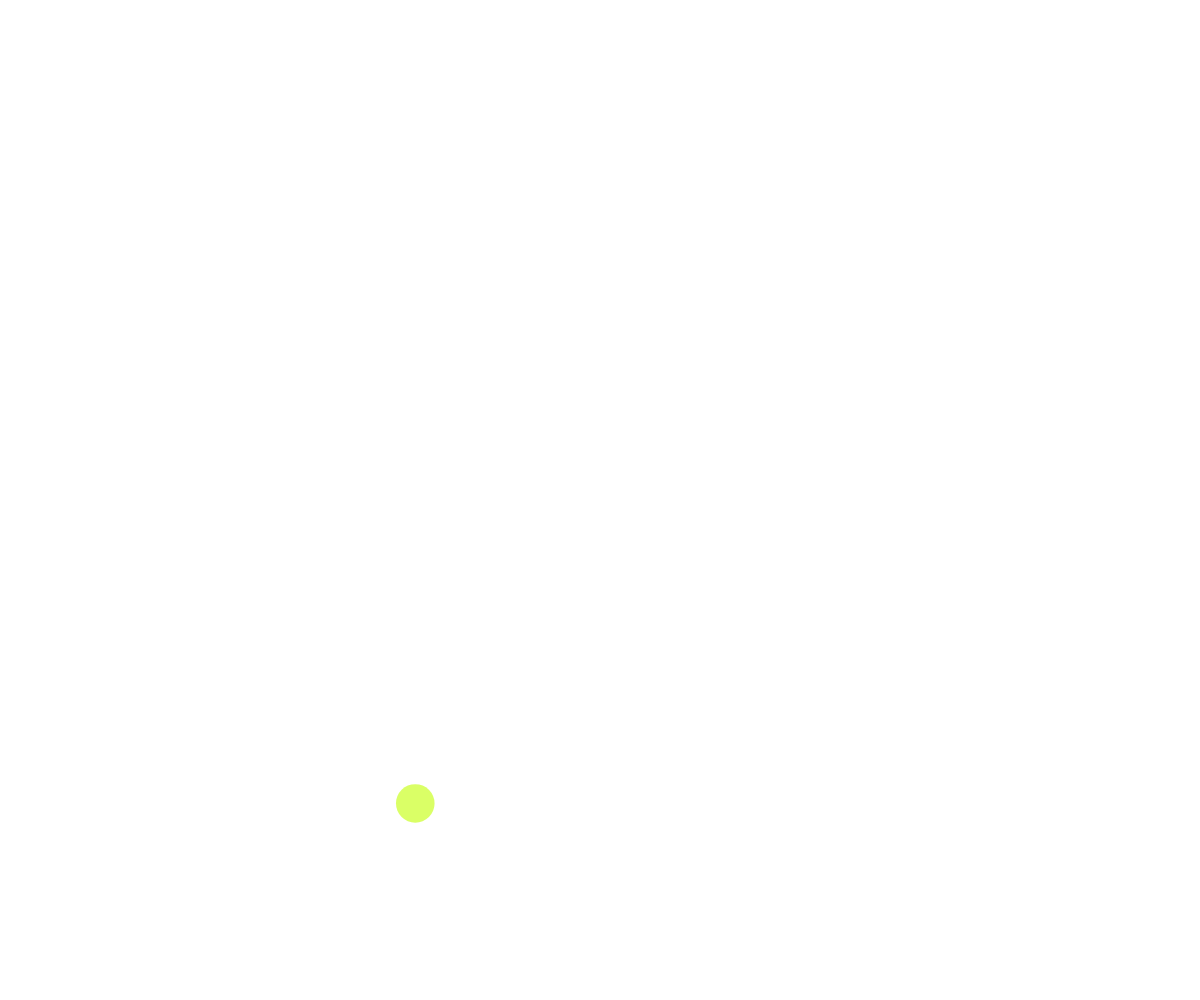
Frame 1 (no input)
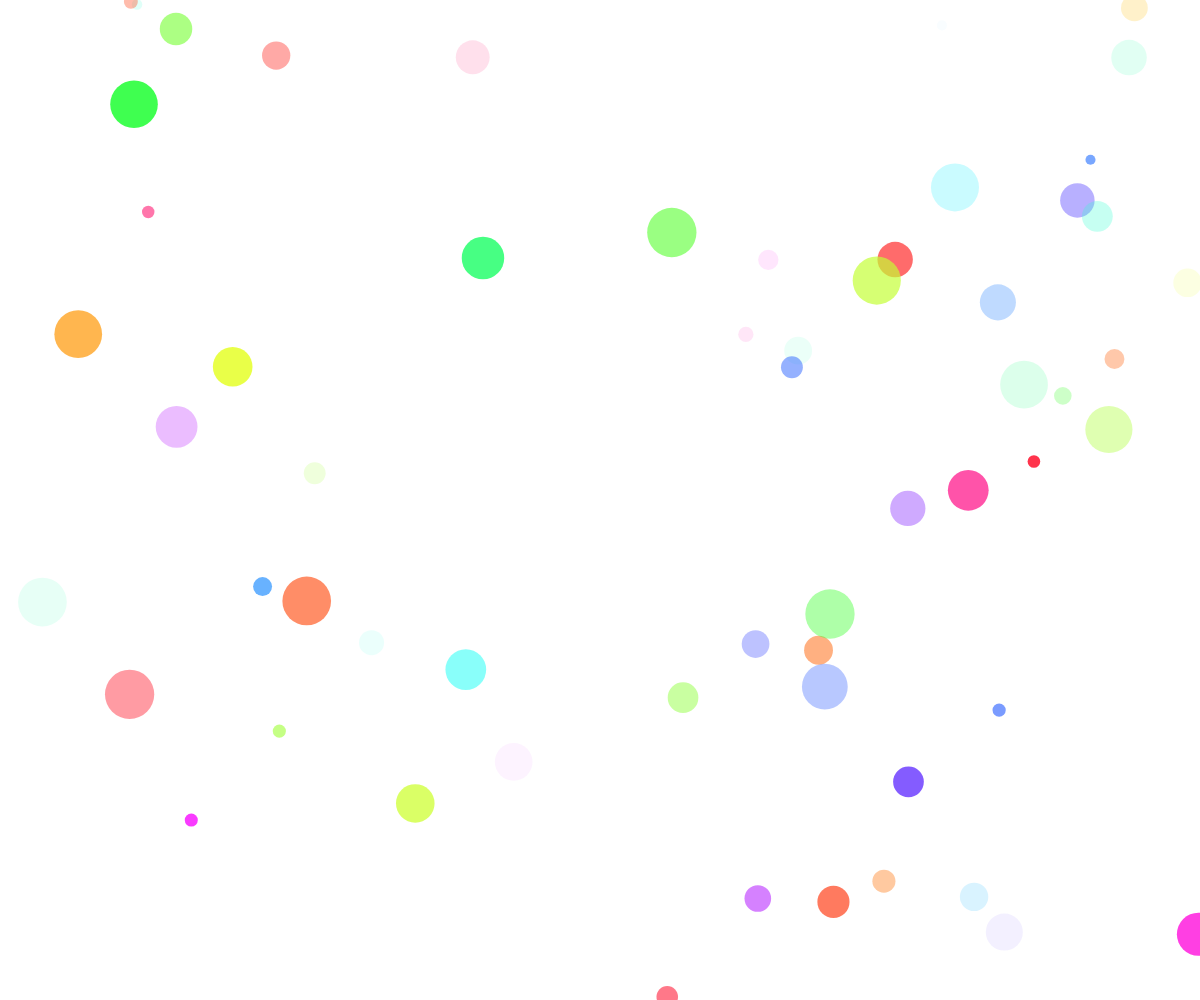
Frame 60 (no input)
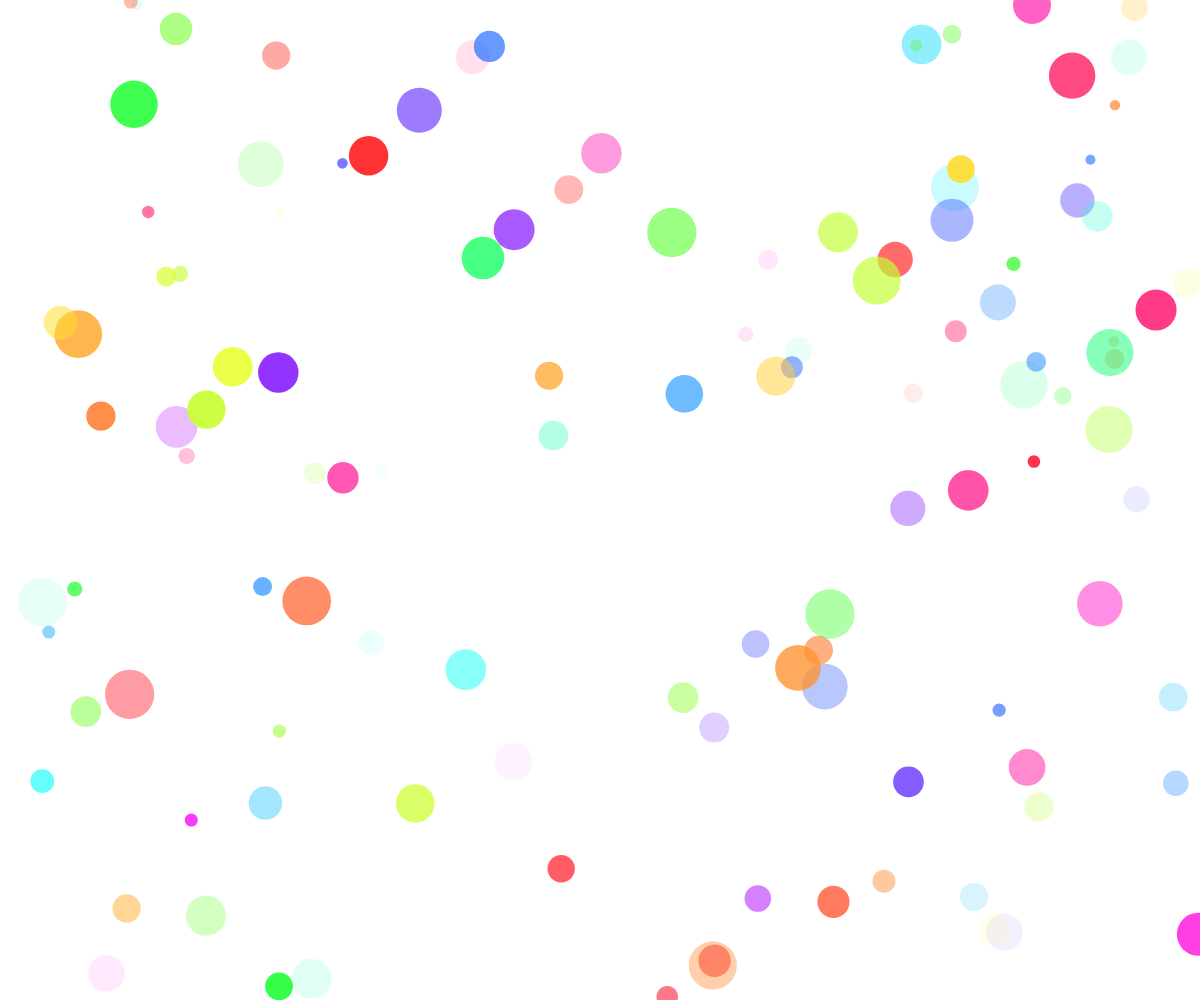
Frame 120 (the mouse pressed at the canvas centre since frame 60)

The p5.js sketch that drew these frames (run headless with seeded random() and noise() and a simulated clock; from frame 60 on, the mouse is pressed at the canvas centre):

// p5.js sketch
// ── sketch.js
function setup() {
	// Creates a canvas based on the width and height of the browser window.
	createCanvas(windowWidth, windowHeight);	
	// Creates a canvas the width and height of your screen.
	// createCanvas(displayWidth, displayHeight);
	background(255);
	noStroke();
	colorMode(HSB, 360, 100, 100, 100);
}

// Endless loop similar to a for loop
function draw() {
	var randomsize = random(10, 50);
	fill(random(0, 360), 80, 100, random(100));
	ellipse(random(0, width), random(0, height), randomsize, randomsize);
}
